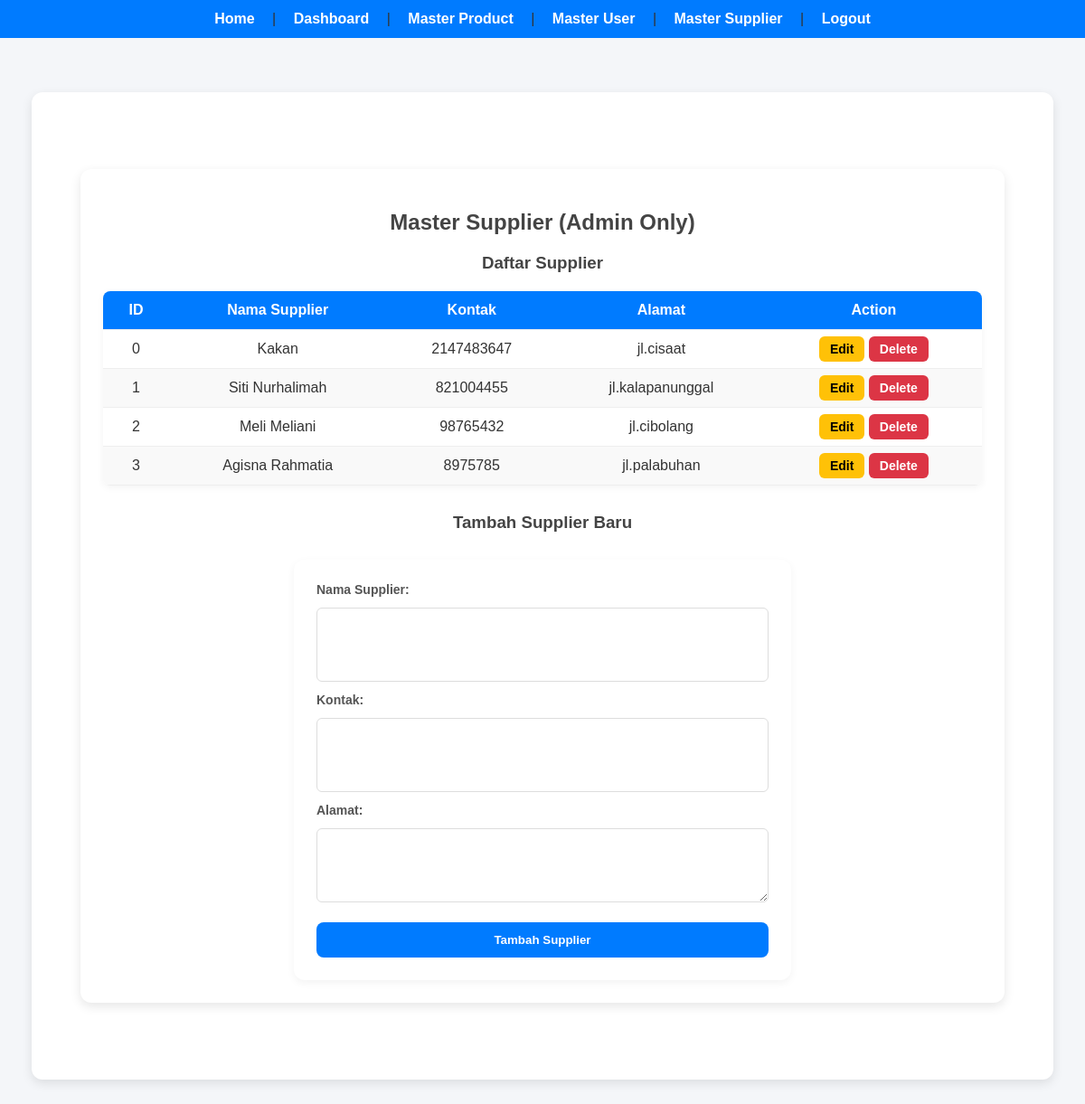
Page /index.php?page=supplier (signed in) on the committed database.
### tables this page shows
CREATE TABLE `supplier` (
  `supplier_id` int(11) NOT NULL,
  `supplier_name` varchar(30) NOT NULL,
  `contact` int(12) NOT NULL,
  `address` varchar(50) NOT NULL
);

### supplier.php (the view, shortened to what this page needs)
<?php
include "conn.php";
?>
<div class="container">
    <h2>Master Supplier (Admin Only)</h2>
    <h3>Daftar Supplier</h3>
    <table class="data-table">
        <thead>
            <tr>
                <th>ID</th>
                <th>Nama Supplier</th>
                <th>Kontak</th>
                <th>Alamat</th>
                <th>Action</th>
            </tr>
        </thead>
        <tbody>
        <?php
        $query = "SELECT * FROM supplier ORDER BY supplier_id ASC";
        $result = mysqli_query($conn, $query);
        if (!$result) {
            echo "<tr><td colspan='5'>Error: " . mysqli_error($conn) . "</td></tr>";
        } elseif (mysqli_num_rows($result) > 0) {
            while ($row = mysqli_fetch_assoc($result)) {
                echo "<tr>
                        <td>{$row['supplier_id']}</td>
                        <td>{$row['supplier_name']}</td>
                        <td>{$row['contact']}</td>
                        <td>{$row['address']}</td>
                        <td>
                            <a href='edit_supplier.php?id={$row['supplier_id']}' class='btn-edit'>Edit</a>
                            <a href='index.php?page=supplier&delete_id={$row['supplier_id']}' class='btn-delete' onclick='return confirm(\"Yakin hapus supplier ini?\")'>Delete</a>
                        </td>
                    </tr>";
            }
        } else {
            echo "<tr><td colspan='5' style='text-align:center;'>Tidak ada data supplier.</td></tr>";
        }
        ?>
        </tbody>
    </table>
    <h3>Tambah Supplier Baru</h3>
    <form method="post" action="">
        <label>Nama Supplier:</label>
        <input type="text" name="supplier_name" required>
        <label>Kontak:</label>
        <input type="text" name="contact" required>
        <label>Alamat:</label>
        <textarea name="address" required></textarea>
        <button type="submit" name="tambah_supplier">Tambah Supplier</button>
    </form>
</div>

### style.css (style rules this page uses)
body { font-family: Arial, Helvetica, sans-serif; background: #f4f6f9; margin: 0; padding: 0; color: #333; }
.container { width: 90%; max-width: 1200px; margin: 60px auto; background: #fff; padding: 25px; border-radius: 12px; box-shadow: 0 4px 12px rgba(0,0,0,0.1); }
h1, h2 { text-align: center; color: #444; }
form { display: flex; flex-direction: column; gap: 12px; }
label { font-size: 14px; font-weight: bold; color: #555; }
input[type="text"], input[type="email"], input[type="password"] { padding: 10px; border: 1px solid #ddd; border-radius: 6px; font-size: 14px; }
button { padding: 10px; background: #007BFF; border: none; border-radius: 6px; color: white; font-weight: bold; cursor: pointer; transition: background 0.3s; }

### supplier.php (style rules this page uses)
body { font-family: Arial, Helvetica, sans-serif; background: #f4f6f9; margin: 0; padding: 0; color: #333; }
.container { width: 90%; max-width: 1200px; margin: 60px auto; background: #fff; padding: 25px; border-radius: 12px; box-shadow: 0 4px 12px rgba(0,0,0,0.1); }
h2, h3 { text-align: center; color: #444; margin-bottom: 20px; }
form { display: flex; flex-direction: column; gap: 12px; max-width: 500px; margin: 30px auto 0 auto; background: #fff; padding: 25px; border-radius: 12px; box-shadow: 0 3px 10px rgba(0,0,0,0.05); }
label { font-size: 14px; font-weight: bold; color: #555; }
input[type="text"], textarea { padding: 10px 12px; border: 1px solid #ddd; border-radius: 6px; font-size: 14px; transition: all 0.3s ease; resize: vertical; min-height: 60px; }
button { padding: 12px; background: #007BFF; border: none; border-radius: 8px; color: white; font-weight: bold; cursor: pointer; transition: background 0.3s; margin-top: 10px; }
.data-table { width: 100%; border-collapse: collapse; margin: 0 auto 30px auto; background: #fff; border-radius: 8px; overflow: hidden; box-shadow: 0 2px 8px rgba(0,0,0,0.05); }
.data-table th, .data-table td { padding: 12px 15px; text-align: center; border-bottom: 1px solid #eee; }
.data-table th { background: #007BFF; color: white; font-weight: bold; }
.data-table tr:nth-child(even) { background: #f9f9f9; }
.btn-edit, .btn-delete { padding: 6px 12px; border-radius: 6px; text-decoration: none; font-size: 14px; font-weight: bold; transition: all 0.3s ease; }
.btn-edit { background: #ffc107; color: #000; }
.btn-delete { background: #dc3545; color: white; }

### rows in the picture
supplier: supplier_id "0", supplier_name "Kakan", contact "2147483647", address "jl.cisaat"
supplier: supplier_id "1", supplier_name "Siti Nurhalimah", contact "821004455", address "jl.kalapanunggal"
supplier: supplier_id "2", supplier_name "Meli Meliani", contact "98765432", address "jl.cibolang"
supplier: supplier_id "3", supplier_name "Agisna Rahmatia", contact "8975785", address "jl.palabuhan"
